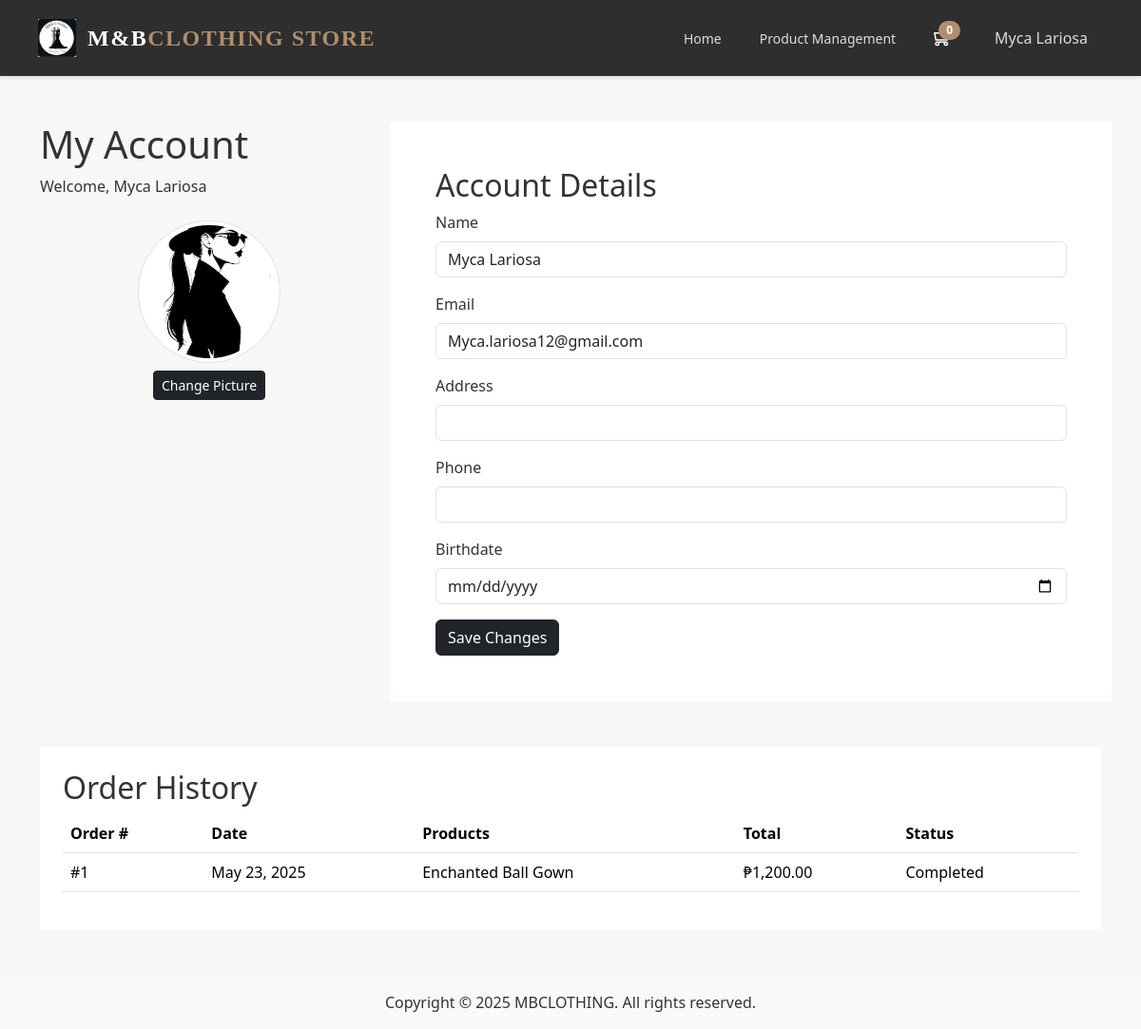
/upload-profile.php (signed in), run on an earlier commit of the app's database.
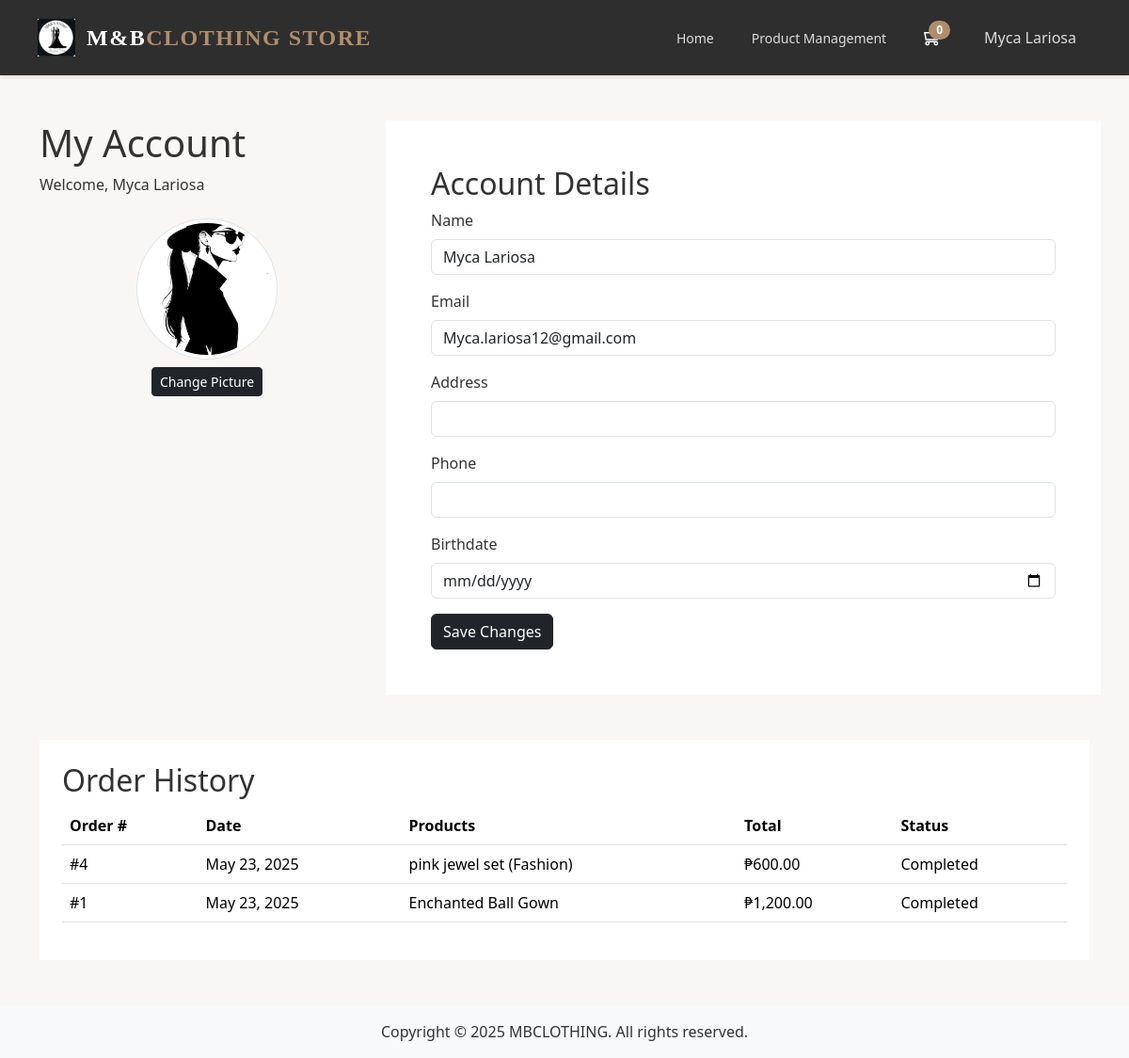
And on a later commit of the database.
### tables this page shows
CREATE TABLE `order_details` (
  `id` int(11) NOT NULL,
  `order_id` int(11) NOT NULL,
  `product_id` int(11) NOT NULL,
  `quantity` int(11) NOT NULL,
  `price` decimal(10,2) NOT NULL,
  `subtotal` decimal(10,2) NOT NULL
);

CREATE TABLE `orders` (
  `id` int(11) NOT NULL,
  `customer_id` int(11) DEFAULT NULL,
  `guest_name` varchar(255) DEFAULT NULL,
  `guest_phone` varchar(20) DEFAULT NULL,
  `guest_address` varchar(255) DEFAULT NULL,
  `total` decimal(10,2) NOT NULL,
  `created_at` timestamp NOT NULL DEFAULT current_timestamp(),
  `updated_at` timestamp NOT NULL DEFAULT current_timestamp() ON UPDATE current_timestamp(),
  `status` enum('Pending','Completed') NOT NULL DEFAULT 'Pending'
);

CREATE TABLE `products` (
  `id` int(11) NOT NULL,
  `category_id` int(11) NOT NULL,
  `name` varchar(255) NOT NULL,
  `description` text DEFAULT NULL,
  `price` decimal(10,2) NOT NULL,
  `slug` varchar(255) NOT NULL,
  `image_path` varchar(255) DEFAULT NULL,
  `created_at` timestamp NOT NULL DEFAULT current_timestamp(),
  `updated_at` timestamp NOT NULL DEFAULT current_timestamp() ON UPDATE current_timestamp()
);

### app/includes/database.php (called while the page is built, shortened)
<?php
class Database {
    private $host = "localhost";
    private $db_name = "ecommerce";
    private $username = "root";
    private $password = "";
    protected $conn;
    public function __construct() {
        try {
            $this->conn = new \PDO("mysql:host=" . $this->host . ";dbname=" . $this->db_name, $this->username, $this->password);
            $this->conn->setAttribute(\PDO::ATTR_ERRMODE, \PDO::ERRMODE_EXCEPTION);
        } catch (\PDOException $e) {
            die("Connection failed: " . $e->getMessage());
        }
    }
    public function getConnection() {
        return $this->conn;
    }
}

### app/models/Checkout.php (called while the page is built, shortened)
<?php
class Checkout extends Database
{
    private $db;
    public function __construct()
    {
        $this->db = $this->getConnection();
    }
    public function getUserOrders($userId)
    {
        $sql = "SELECT o.id, o.status, o.created_at AS order_date, p.name AS product_name, od.quantity, od.price AS total_price
                FROM orders o
                JOIN order_details od ON o.id = od.order_id
                JOIN products p ON od.product_id = p.id
                WHERE o.customer_id = :user_id
                ORDER BY o.created_at DESC";
        $stmt = $this->db->prepare($sql);
        $stmt->execute(['user_id' => $userId]);
        return $stmt->fetchAll(\PDO::FETCH_ASSOC);
    }
}

### upload-profile.php (the view, shortened to what the changed rows need)
<?php
$checkout    = new Checkout();
$userOrders  = $checkout->getUserOrders($_SESSION['user']['id']);
$pesoFmt     = new NumberFormatter('en_PH', NumberFormatter::CURRENCY);
?>
<div class="container my-5">
    <div class="row">
        <div class="col-md-4">
            <h1>My Account</h1>
        </div>
        <div class="col-md-8 bg-white p-5">
            <h2>Account Details</h2>
        </div>
    </div>
    <div class="row mt-5">
        <div class="col-12">
            <div class="bg-white p-4">
                <h2>Order History</h2>
                <?php if ($userOrders): ?>
                    <table class="table">
                        <thead>
                            <tr>
                                <th>Order #</th>
                                <th>Date</th>
                                <th>Products</th>
                                <th>Total</th>
                                <th>Status</th>
                            </tr>
                        </thead>
                        <tbody>
                        <?php foreach ($userOrders as $o): ?>
                            <tr>
                                <td>#<?= $o['id'] ?></td>
                                <td><?= date('M d, Y',strtotime($o['order_date'])) ?></td>
                                <td><?= htmlspecialchars($o['product_name']) ?></td>
                                <td><?= $pesoFmt->formatCurrency($o['total_price'],'PHP') ?></td>
                                <td>Completed</td>
                            </tr>
                        <?php endforeach; ?>
                        </tbody>
                    </table>
                <?php endif; ?>
            </div>
        </div>
    </div>
</div>

What changed in the data, as far as the page shows it:
added order_details: order "4", order.created_at "May 23, 2025", product.name "pink jewel set (Fashion)", price "₱600.00"
